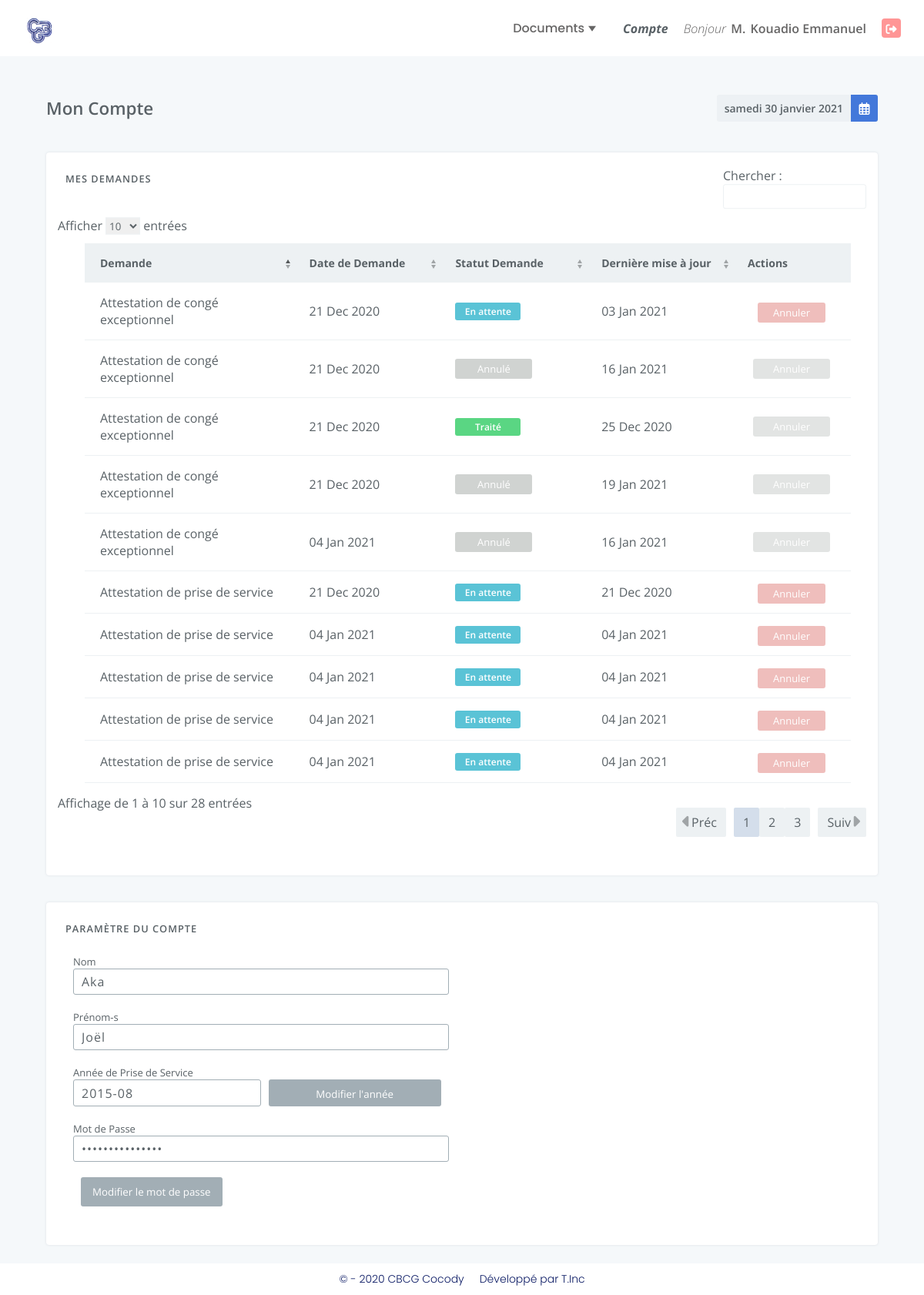
Screenshot of /compte/ (signed in) with the database file from the repository.
### demande/models.py (models this page shows, shortened)
class Professeur(models.Model):
    user = models.OneToOneField(User, on_delete=models.CASCADE, related_name='professeur')
    civilite = models.CharField(max_length=50)
    fonction = models.CharField(max_length=255)
    matiere = models.CharField(max_length=255)
    enseignant = models.IntegerField(default=1)
    matricule = models.CharField(max_length=30)
    grade = models.CharField(max_length=10)
    contact = models.CharField(max_length=30, null=True)
    annee_de_prise_de_travail = models.CharField(max_length=225, null=True)
    photo = models.ImageField(upload_to='administrateur/', default='useravatar.png')
    status = models.BooleanField(default=True)
    date_add =  models.DateTimeField(auto_now_add=True)
    date_update =  models.DateTimeField(auto_now=True)

class Attestationconge(models.Model):
    prof = models.ForeignKey(Professeur, on_delete=models.CASCADE, related_name='congeprof')
    nom = models.CharField(max_length=255)
    prenom = models.CharField(max_length=255)
    fonction = models.CharField(max_length=255)
    matricule = models.CharField(max_length=255)
    datedebut =  models.DateField()
    datefin =  models.DateField()
    destination = models.CharField(max_length=255)
    motif = models.CharField(max_length=255)
    etat = models.CharField(max_length=255,default="En attente",
        choices=[
            ('En attente', 'En attente'),
            ('Traité', 'Traité'),
            ('Annulé', 'Annulé')
        ]
    )
    status = models.BooleanField(default=True)
    date_add =  models.DateTimeField(auto_now_add=True)
    date_update =  models.DateTimeField(auto_now=True)
    class Meta:
        verbose_name = 'attestation de congé'
        verbose_name_plural = 'attestations de congé'

class Certificatpriseservice(models.Model):
    prof = models.ForeignKey(Professeur, on_delete=models.CASCADE, related_name='priseserviceprof')
    nom = models.CharField(max_length=255)
    prenom = models.CharField(max_length=255)
    matricule = models.CharField(max_length=255)
    emploi = models.CharField(max_length=255)
    grade = models.CharField(max_length=255)
    etat = models.CharField(max_length=255,default="En attente",
        choices=[
            ('En attente', 'En attente'),
            ('Traité', 'Traité'),
            ('Annulé', 'Annulé')
        ]
    )
    status = models.BooleanField(default=True)
    date_add =  models.DateTimeField(auto_now_add=True)
    date_update =  models.DateTimeField(auto_now=True)
    class Meta:
        verbose_name = 'certificat de prise de service'
        verbose_name_plural = 'certificats de prise de service'

### demande/views.py (the view)
# urls.py: path('compte/', views.compte, name="compte"),
@login_required(login_url='demande:connexion')
def compte(request):
    myprof = request.user.professeur
    demandes = list()
    attestationconges = models.Attestationconge.objects.filter(prof=myprof)
    certi_travails = models.Certificattravail.objects.filter(prof=myprof)
    certi_services = models.Certificatpriseservice.objects.filter(prof=myprof)
    user = User.objects.get(username=request.user.username)
    anneepriseservice = models.Professeur.objects.get(user=user).annee_de_prise_de_travail
    demandes.append(attestationconges)
    demandes.append(certi_travails)
    demandes.append(certi_services)
    data = {
        'demandes':demandes,
        'anneepriseservice':anneepriseservice
    }
    return render(request, 'pages/demande/compte.html', data)

### template/pages/demande/compte.html (shortened to what this page needs)
{% extends 'base/demande.html' %}
{% load static %}
{%block style %}
    <link rel="stylesheet"  href="{% static 'demande/css/style.css' %}">
    <link rel="stylesheet" href="{% static 'myadmin/css/style.css' %}">
{% endblock %}
{% block demande %}
  <div id="main-block" class="compte">
    <div class="date-pageTitle">
        <div class="page-title"><font>Mon Compte</font></div>
        <div class="date">
            <span id="date">Mardi, 02 décembre 2020</span>
            <span class="icon"><i class="far fa-calendar-alt"></i></span>
        </div>
    </div>
    <div class="section">
        <div class="section-title"><font>Mes Demandes</font></div>
        <div class="section-content">
            <div class="table-block datatable">
                <table id="datatable" class="display">
                    <thead>
                        <tr>
                            <th colspan="1" rowspan="1" class="order">Demande</th>
                            <th colspan="1" rowspan="1" class="order">Date de Demande</th>
                            <th colspan="1" rowspan="1" class="order">Statut Demande</th>
                            <th colspan="1" rowspan="1" class="order">Dernière mise à jour</th>
                            <th colspan="1" rowspan="1">Actions</th>
                        </tr>
                    </thead>
                    <tbody>
                        {% for item in demandes %}
                        {% if forloop.first %}
                        {% for conge in item %}
                        <tr>
                            <td>Attestation de congé exceptionnel</td>
                            <td>{{ conge.date_add|date:"d M Y " }}</td>
                            <td> <span {% if conge.etat == 'Traité' %} class="state processed"{% elif conge.etat == 'Annulé' %} class="statut pending"  {% else %} class="state pending" {% endif %}>{{ conge.etat }}</span> </td>
                            <td>{{ conge.date_update|date:"d M Y " }}</td>
                            <td>
                                {% if conge.etat == 'Traité' or conge.etat == 'Annulé' %}<span style="cursor: not-allowed;" class="statut pending">Annuler</span>{% else %} <a href="{% url 'demande:annuleconge' conge.id %}"><span title="Annuler la demande" class="cancel">Annuler</span></a> {% endif %}
                            </td>
                        </tr>
                        {% endfor %}
                        {% endif %}
                        {% if forloop.counter == 3 %}
                        {% for service in item %}
                        <tr>
                            <td>Attestation de prise de service</td>
                            <td>{{ service.date_add|date:"d M Y " }}</td>
                            <td><span {% if service.etat == 'Traité' %} class="state processed"{% elif service.etat == 'Annulé' %} class="statut pending" {% else %} class="state pending" {% endif %}>{{ service.etat }}</span></td>
                            <td>{{ service.date_update|date:"d M Y" }}</td>
                            <td>
                                {% if service.etat == 'Traité' or service.etat == 'Annulé'  %}<span style="cursor: not-allowed;"  class="statut pending">Annuler</span>{% else %} <a href="{% url 'demande:annuleservice' service.id %}"><span title="Annuler la demande" class="cancel">Annuler</span> </a>{% endif %}
                            </td>
                        </tr>
                        {% endfor %}
                        {% endif %}
                        {% endfor %}
                    </tbody>
                </table>
            </div>
        </div>
    </div>
    <div class="section">
        <div class="section-title"><font>Paramètre du Compte</font></div>
        <div class="section-content">
            <form action="{% url 'demande:update' %}" method="POST" id="compte">
                <div class="nameAndPassword">
                    <div class="current-info">
                        <div class="input">
                            <label for="nom">Nom</label>
                            <input type="text" value="Aka" readonly id="nom">
                        </div>
                        <div class="input">
                            <label for="prenom">Prénom-s</label>
                            <input type="text" value="Joël" readonly id="prenom">
                        </div>
                        <div class="input">
                            <label for="">Année de Prise de Service</label>
                            <div class="sub-input">
                                <input type="text" value="{{ anneepriseservice }}" readonly id="">
                                <button class="btn" id="update-year" type="button" job="year">Modifier l'année</button>
                            </div>
                        </div>
                        <div class="input">
                            <label for="password">Mot de Passe</label>
                            <input type="password"  value="KonanKONK42354T" readonly id="password">
                        </div>
                        <button id="update-btn" class="btn" type="button" job="password">Modifier le mot de passe</button>
                    </div>
                </div>
            </form>
        </div>
    </div>
</div>
{% endblock %}

### template/base/demande.html (shortened to what this page needs)
{% load static %}
<!DOCTYPE html>
<html lang="fr">
    <head>
        {% block style %}
        {% endblock %}
    </head>
    </head>
    <body>
        <div id="wrapper">
            <header class="header">
                <div class="logo">
                    <a href="{% url 'demande:index' %}">
                        <img src="{% static 'demande/images/logo_cbcg.png' %}" alt="logo_cbcg">
                    </a>
                </div>
                <nav id="nav">
                    <div class="dropdown">
                        <p class="title">Documents</p>
                    </div>
                    <div class="hello" style="font-weight: bold;">
                        <a href="{% url 'demande:compte' %}" title="Mon Compte">Compte</a>
                    </div>
                    <div class="hello">
                            Bonjour <span class="gender">{{ request.user.professeur.civilite }}</span> <span class="username">{{ request.user.first_name }} {{ request.user.last_name }}</span>
                    </div>
                    <a href="{% url 'demande:logout' %}"><div class="logout" title="Se déconnecter"></div></a>
                </nav>
            </header>
                {% block demande %}
                {% endblock %}
            <footer class="footer">
                <p>&COPY; - 2020 CBCG Cocody</p>
                <p>Développé par T.Inc</p>
            </footer>
        </div>
    </body>
</html>

### static/demande/css/style.css (style rules this page uses)
body { font-size: 400; background-color: #f9f8fd; }
* { padding: 0; margin: 0; box-sizing: border-box; font-family: 'Open Sans', sans-serif; text-decoration: none; color: rgb(20, 20, 20); text-decoration: none; }
img { width: 100%; height: auto; object-fit: contain; -o-object-fit: contain; }
input { display: block; width: 100%; padding: 10px; outline: none; font-size: 1rem; letter-spacing: 1px; margin-bottom: 25px; }
input::placeholder { color: rgb(192, 197, 202); font-size: 0.9rem; font-weight: 100; }
.btn { padding: 10px 15px; outline: none; background-color: inherit; border: 1px solid rgb(46, 45, 45); border-radius: 3px; cursor: pointer; }
#wrapper { min-height: 100vh; overflow: hidden; position: relative; }
#wrapper .header { padding: 10px 30px; position: relative; display: flex; display: -webkit-flex; flex-wrap: wrap; justify-content: space-between; align-items: center; z-index: 100; background-color: #fff; }
#wrapper .header .logo { width: 50px; height: auto; }
#wrapper .header #nav { display: flex; display: -webkit-flex; align-items: center; }
#wrapper .header #nav > div { margin-right: 20px; }
#wrapper #nav .dropdown { position: relative; }
#wrapper #nav .dropdown p, #wrapper #nav .dropdown a { padding: 7px 20px; font-size: 15px; cursor: pointer; transition: color 400ms, background-color 400ms; }
#wrapper #nav .dropdown .title { font-family: 'Poppins', sans-serif; font-size: 16px; font-weight: 500; padding-right: 30px; padding-top: 0; padding-bottom: 0; color: #666565; position: relative; }
#wrapper #nav .dropdown .title::after { content: ""; border-left: 5px solid transparent; border-top: 7px solid #666565; border-right: 5px solid transparent; border-bottom: 4px solid transparent; position: absolute; right: 15px; top: 50%; transform: translateY(-30%); }
#wrapper #nav .hello { color: #666565; font-weight: 300; font-style: italic; }
#wrapper #nav .hello span { color: #666565; font-weight: 600; font-style: normal; margin-left: 2px; }
#wrapper #nav .logout { width: 25px; height: 25px; border-radius: 4px; background-color: rgba(255, 117, 117, 0.76); position: relative; cursor: pointer; }
#wrapper #nav .logout::after { content: "\f2f5"; font-family: "Font Awesome 5 Free"; font-weight: 900; font-size: 14px; color: #fff; position: absolute; left: 50%; top: 50%; transform: translate(-50%, -50%); }
#wrapper .footer { display: flex; display: -webkit-flex; justify-content: center; align-items: center; flex-wrap: wrap; padding: 10px 20px; position: absolute; bottom: 0; left: 0; width: 100%; background-color: #fff; }
#wrapper .footer p { color: #0B1A64; margin: 0 10px; font-family: 'Poppins', sans-serif; font-weight: 300; }

### rows the page displays
Attestationconge: date_add "21 Dec 2020", etat "En attente", date_update "03 Jan 2021", shows "Annuler"
Attestationconge: date_add "21 Dec 2020", etat "Annulé", date_update "16 Jan 2021", shows "Annuler"
Attestationconge: date_add "21 Dec 2020", etat "Traité", date_update "25 Dec 2020", shows "Annuler"
Attestationconge: date_add "21 Dec 2020", etat "Annulé", date_update "19 Jan 2021", shows "Annuler"
Attestationconge: date_add "04 Jan 2021", etat "Annulé", date_update "16 Jan 2021", shows "Annuler"
Certificatpriseservice: date_add "21 Dec 2020", etat "En attente", date_update "21 Dec 2020", shows "Annuler"
Certificatpriseservice: date_add "04 Jan 2021", etat "En attente", date_update "04 Jan 2021", shows "Annuler"
Certificatpriseservice: date_add "04 Jan 2021", etat "En attente", date_update "04 Jan 2021", shows "Annuler"
Certificatpriseservice: date_add "04 Jan 2021", etat "En attente", date_update "04 Jan 2021", shows "Annuler"
Certificatpriseservice: date_add "04 Jan 2021", etat "En attente", date_update "04 Jan 2021", shows "Annuler"
Professeur: annee_de_prise_de_travail "2015-08"

### other values shown
{{ request.user.professeur.civilite }} "M."
{{ request.user.first_name }} "Kouadio"
{{ request.user.last_name }} "Emmanuel"
